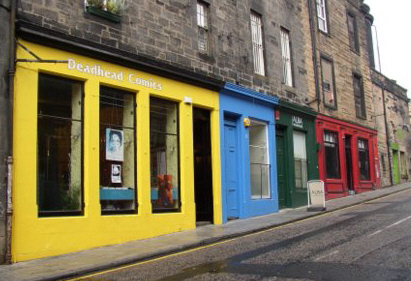
#> input picture TestImages/shops.jpg, 411 x 281 px
$ python script18.py
#> lines starting #> are read from the running program, lines starting #| are printed output that depends on the picture; after the words box and inside, x2 and y2 are one past the last pixel; in counts of white or black regions, pixels touching at a corner belong together
#hough probablistic line detection
import cv2
import numpy

img1 = cv2.imread("../TestImages/shops.jpg")
#> img1 is the input picture: shape (281, 411, 3); mean B, G, R 88.5, 115.2, 124
grayImg = cv2.cvtColor(img1, cv2.COLOR_BGR2GRAY)
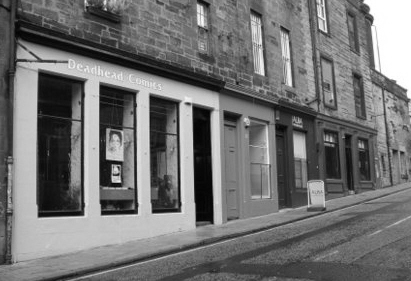
#> grayImg: shape (281, 411); min 2, max 255, mean 114.8
cannyImg = cv2.Canny(grayImg, 100, 200)
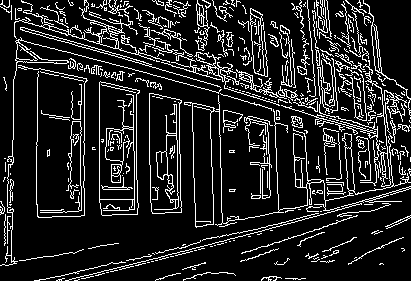
#> cannyImg: shape (281, 411); 14% white in thin lines or dots

lines = cv2.HoughLinesP(cannyImg, 1, numpy.pi/180, threshold = 5, minLineLength = 20, maxLineGap = 10)
#> lines = 697 rows, first 6: [323, 214, 403, 91], [364, 98, 369, 137], [219, 57, 289, 108], [331, 74, 348, 44], [37, 212, 84, 211], [128, 37, 130, 74]

for lineSet in lines:
    for line in lineSet:
        cv2.line(img1, (line[0], line[1]), (line[2], line[3]), (255, 255, 0))
#> this loop made 697 passes
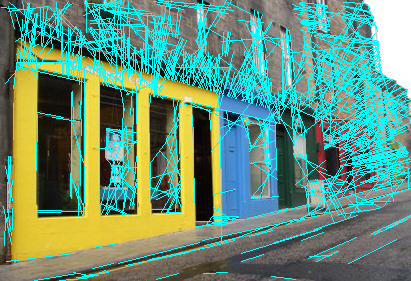
#> img1: shape (281, 411, 3); mean B, G, R 121.8, 145.6, 100.6

cv2.imshow("HoughLines", img1)
cv2.imshow("Canny", cannyImg)

cv2.waitKey(0)
cv2.destroyAllWindows()

$ run again, with TestImages/Blowhole013.jpg copied over TestImages/shops.jpg
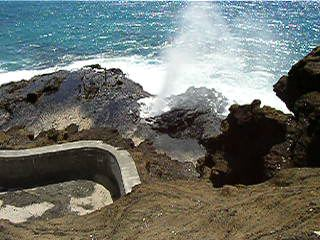
#> input picture TestImages/Blowhole013.jpg, 320 x 240 px
#> img1 is the input picture: shape (240, 320, 3); mean B, G, R 107.7, 113.1, 108.1
#> `cannyImg = cv2.Canny(grayImg, 100, 200)`:
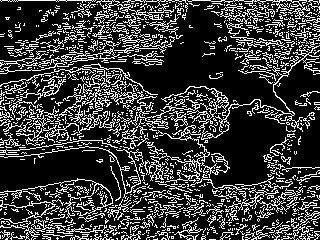
#> cannyImg: shape (240, 320); 23% white in thin lines or dots
#> lines = 838 rows, first 6: [94, 54, 217, 161], [19, 70, 76, 52], [167, 97, 222, 132], [289, 182, 315, 239], [123, 132, 135, 170], [244, 73, 319, 19]
#> the loop `for lineSet in lines:` made 838 passes
#> after the loop `for lineSet in lines:`:
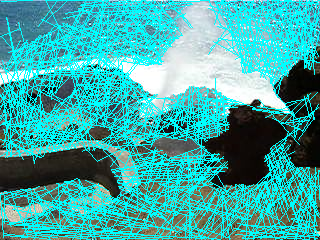
#> img1: shape (240, 320, 3); mean B, G, R 165.5, 168.3, 64.8

$ run again, with TestImages/Coins1.jpg copied over TestImages/shops.jpg
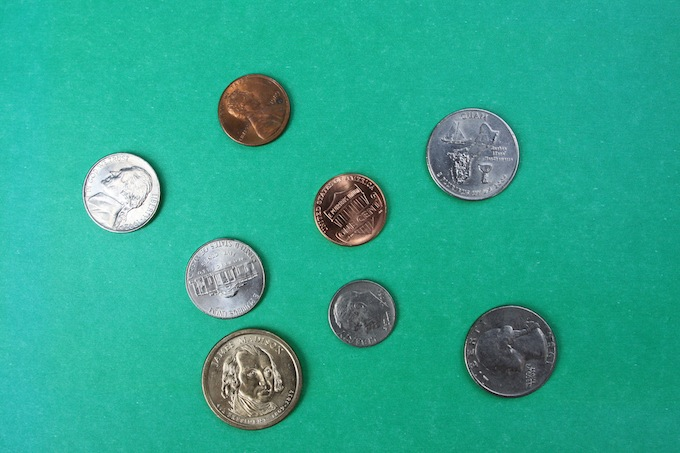
#> input picture TestImages/Coins1.jpg, 680 x 453 px
#> img1 is the input picture: shape (453, 680, 3); mean B, G, R 143.4, 166.8, 44.8
#> `cannyImg = cv2.Canny(grayImg, 100, 200)`:
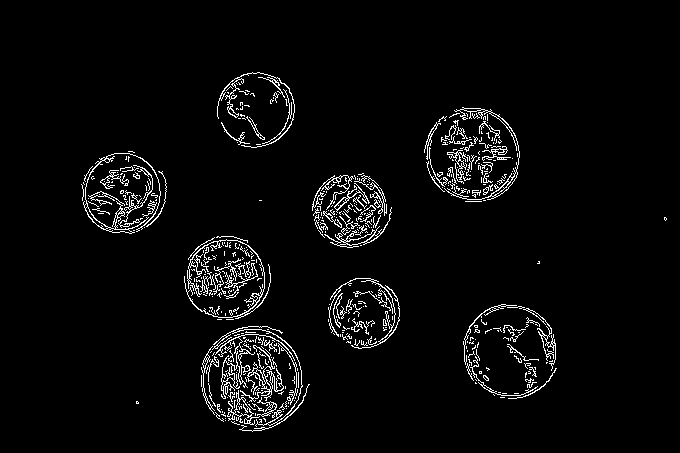
#> cannyImg: shape (453, 680); 3.8% white in thin lines or dots, all inside (x1, y1, x2, y2) = (81, 72, 667, 432)
#> lines = 484 rows, first 6: [216, 342, 255, 430], [231, 317, 293, 412], [379, 343, 396, 296], [236, 310, 248, 340], [364, 278, 399, 308], [121, 205, 166, 183]
#> the loop `for lineSet in lines:` made 484 passes
#> after the loop `for lineSet in lines:`:
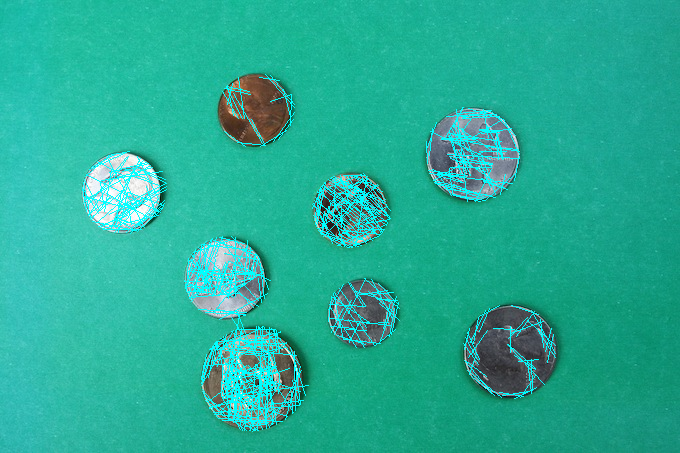
#> img1: shape (453, 680, 3); 4.74% of pixels changed, all inside (x1, y1, x2, y2) = (82, 74, 556, 432)
